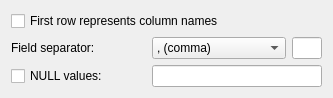
<?xml version="1.0" encoding="UTF-8"?>
<ui version="4.0">
 <class>csvImportOptions</class>
 <widget class="QWidget" name="csvImportOptions">
  <property name="geometry">
   <rect>
    <x>0</x>
    <y>0</y>
    <width>333</width>
    <height>90</height>
   </rect>
  </property>
  <property name="windowTitle">
   <string>Form</string>
  </property>
  <layout class="QGridLayout" name="gridLayout">
   <item row="1" column="1">
    <widget class="QComboBox" name="separatorCombo">
     <property name="statusTip">
      <string>CsvImport.Separator</string>
     </property>
     <item>
      <property name="text">
       <string>, (comma)</string>
      </property>
     </item>
     <item>
      <property name="text">
       <string>; (semicolon)</string>
      </property>
     </item>
     <item>
      <property name="text">
       <string>\t (tab)</string>
      </property>
     </item>
     <item>
      <property name="text">
       <string>  (whitespace)</string>
      </property>
     </item>
     <item>
      <property name="text">
       <string>Custom:</string>
      </property>
     </item>
    </widget>
   </item>
   <item row="0" column="0" colspan="3">
    <widget class="QCheckBox" name="firstRowAsColumnsCheck">
     <property name="statusTip">
      <string>CsvImport.FirstRowAsColumns</string>
     </property>
     <property name="text">
      <string>First row represents column names</string>
     </property>
    </widget>
   </item>
   <item row="1" column="0">
    <widget class="QLabel" name="separatorLabel">
     <property name="text">
      <string>Field separator:</string>
     </property>
    </widget>
   </item>
   <item row="1" column="2">
    <widget class="QLineEdit" name="separatorEdit">
     <property name="maximumSize">
      <size>
       <width>30</width>
       <height>16777215</height>
      </size>
     </property>
     <property name="statusTip">
      <string>CsvImport.CustomSeparator</string>
     </property>
    </widget>
   </item>
   <item row="2" column="0">
    <widget class="QCheckBox" name="nullCheck">
     <property name="statusTip">
      <string>CsvImport.NullValues</string>
     </property>
     <property name="text">
      <string>NULL values:</string>
     </property>
    </widget>
   </item>
   <item row="2" column="1" colspan="2">
    <widget class="QLineEdit" name="nullEdit">
     <property name="toolTip">
      <string>If your CSV data contains null values, define how are they represented in the CSV.</string>
     </property>
     <property name="statusTip">
      <string>CsvImport.NullValueString</string>
     </property>
    </widget>
   </item>
  </layout>
 </widget>
 <resources/>
 <connections/>
</ui>
